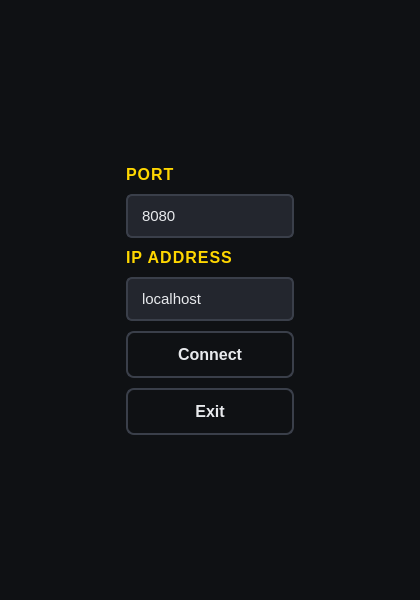
<?xml version="1.0" encoding="UTF-8"?>
<ui version="4.0">
 <class>ConnectionMenu</class>
 <widget class="QDialog" name="ConnectionMenu">
  <property name="geometry">
   <rect>
    <x>0</x>
    <y>0</y>
    <width>420</width>
    <height>600</height>
   </rect>
  </property>
  <property name="minimumSize">
   <size>
    <width>420</width>
    <height>600</height>
   </size>
  </property>
  <property name="maximumSize">
   <size>
    <width>420</width>
    <height>600</height>
   </size>
  </property>
  <property name="windowTitle">
   <string>ConnectionWindow</string>
  </property>
  <property name="styleSheet">
   <string notr="true">
#ConnectionMenu {
  border-image: url(:/img/connectionMenu.jpg) 0 0 0 0 stretch stretch;
  background-color: #0f1114;
}

QLabel#lblPort, QLabel#lblIp {
  color: #FFD700;
  font-weight: 700;
  font-size: 12pt;
  letter-spacing: 1px;
}

QLineEdit {
  background: #23262e;
  color: #e8eaed;
  border: 2px solid #3a3f4a;
  border-radius: 6px;
  padding: 10px 12px;
  font-size: 11pt;
  selection-background-color: #0d7377;
}

QLineEdit:focus {
  border: 2px solid #4a7c9e;
  background: #2a2d36;
}

QPushButton {
  background: qlineargradient(x1:0, y1:0, x2:0, y2:1,
                              stop:0 #2d3139, stop:1 #23262e);
  color: #e8eaed;
  border: 2px solid #3a3f4a;
  border-radius: 8px;
  padding: 12px 18px;
  font-weight: 600;
  font-size: 12pt;
}

QPushButton:hover {
  background: qlineargradient(x1:0, y1:0, x2:0, y2:1,
                              stop:0 #3a3f4a, stop:1 #2d3139);
  border: 2px solid #4a5060;
  color: #ffffff;
}

QPushButton:pressed {
  background: qlineargradient(x1:0, y1:0, x2:0, y2:1,
                              stop:0 #1d2027, stop:1 #23262e);
}

QPushButton#btnConnect {
  background: qlineargradient(x1:0, y1:0, x2:0, y2:1,
                              stop:0 #0d7377, stop:1 #0a5a5e);
  font-weight: bold;
}

QPushButton#btnConnect:hover {
  background: qlineargradient(x1:0, y1:0, x2:0, y2:1,
                              stop:0 #14a5a5, stop:1 #0d7377);
}

QPushButton#btnExit {
  background: qlineargradient(x1:0, y1:0, x2:0, y2:1,
                              stop:0 #6b3030, stop:1 #522424);
}

QPushButton#btnExit:hover {
  background: qlineargradient(x1:0, y1:0, x2:0, y2:1,
                              stop:0 #8b4040, stop:1 #6b3030);
}
   </string>
  </property>
  <layout class="QVBoxLayout" name="root">
   <property name="leftMargin">
    <number>24</number>
   </property>
   <property name="topMargin">
    <number>24</number>
   </property>
   <property name="rightMargin">
    <number>24</number>
   </property>
   <property name="bottomMargin">
    <number>24</number>
   </property>
   <item>
    <spacer name="topSpace">
     <property name="orientation">
      <enum>Qt::Vertical</enum>
     </property>
     <property name="sizeType">
      <enum>QSizePolicy::Expanding</enum>
     </property>
     <property name="sizeHint" stdset="0">
      <size>
       <width>20</width>
       <height>40</height>
      </size>
     </property>
    </spacer>
   </item>
   <item alignment="Qt::AlignHCenter">
    <widget class="QFrame" name="panel">
     <property name="maximumSize">
      <size>
       <width>320</width>
       <height>16777215</height>
      </size>
     </property>
     <property name="frameShape">
      <enum>QFrame::NoFrame</enum>
     </property>
     <layout class="QVBoxLayout" name="col">
      <property name="spacing">
       <number>10</number>
      </property>
      <item>
       <widget class="QLabel" name="lblPort">
        <property name="text">
         <string>PORT</string>
        </property>
        <property name="font">
         <font>
          <pointsize>12</pointsize>
          <weight>75</weight>
          <bold>true</bold>
         </font>
        </property>
       </widget>
      </item>
      <item>
       <widget class="QLineEdit" name="linePort">
        <property name="text">
         <string>8080</string>
        </property>
        <property name="font">
         <font>
          <pointsize>11</pointsize>
         </font>
        </property>
       </widget>
      </item>
      <item>
       <widget class="QLabel" name="lblIp">
        <property name="text">
         <string>IP ADDRESS</string>
        </property>
        <property name="font">
         <font>
          <pointsize>12</pointsize>
          <weight>75</weight>
          <bold>true</bold>
         </font>
        </property>
       </widget>
      </item>
      <item>
       <widget class="QLineEdit" name="lineHost">
        <property name="text">
         <string>localhost</string>
        </property>
        <property name="font">
         <font>
          <pointsize>11</pointsize>
         </font>
        </property>
       </widget>
      </item>
      <item>
       <widget class="QPushButton" name="btnConnect">
        <property name="text">
         <string>Connect</string>
        </property>
        <property name="minimumSize">
         <size>
          <width>0</width>
          <height>45</height>
         </size>
        </property>
        <property name="cursor">
         <cursorShape>PointingHandCursor</cursorShape>
        </property>
        <property name="default">
         <bool>true</bool>
        </property>
        <property name="font">
         <font>
          <pointsize>12</pointsize>
          <weight>75</weight>
          <bold>true</bold>
         </font>
        </property>
       </widget>
      </item>
      <item>
       <widget class="QPushButton" name="btnExit">
        <property name="text">
         <string>Exit</string>
        </property>
        <property name="minimumSize">
         <size>
          <width>0</width>
          <height>45</height>
         </size>
        </property>
        <property name="cursor">
         <cursorShape>PointingHandCursor</cursorShape>
        </property>
        <property name="font">
         <font>
          <pointsize>12</pointsize>
         </font>
        </property>
       </widget>
      </item>
     </layout>
    </widget>
   </item>
   <item>
    <spacer name="bottomSpace">
     <property name="orientation">
      <enum>Qt::Vertical</enum>
     </property>
     <property name="sizeType">
      <enum>QSizePolicy::Expanding</enum>
     </property>
     <property name="sizeHint" stdset="0">
      <size>
       <width>20</width>
       <height>40</height>
      </size>
     </property>
    </spacer>
   </item>
  </layout>
 </widget>
 <connections/>
</ui>
